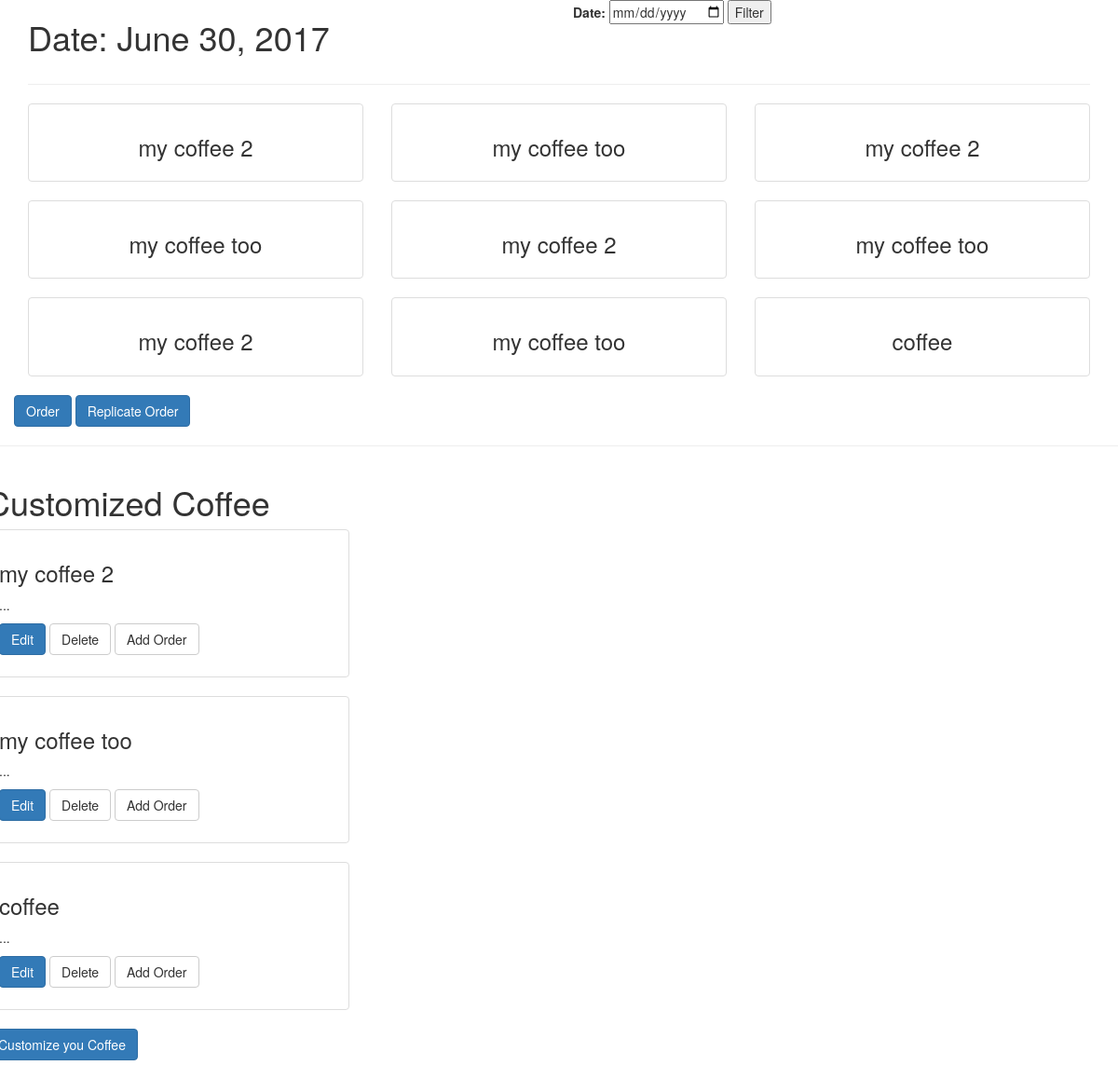
The app's page / (signed in) with its own data.
### mainapp/models.py (models this page shows, shortened)
class Order(models.Model):
    user=models.ForeignKey(User)
    coffee=models.ForeignKey(Coffee)
    date=models.DateField()

class Coffee(models.Model):
    user=models.ForeignKey(User)
    name=models.CharField(max_length=225)
    bean=models.ForeignKey(Bean)
    syrup=models.ManyToManyField(Syrup, blank=True)
    powder=models.ManyToManyField(Powder, blank=True)
    roast=models.ForeignKey(Roast)
    espresso_shots=models.PositiveIntegerField(default=1)
    water=models.FloatField(default=0)
    steamed_milk=models.BooleanField(default=False)
    foam=models.FloatField(default=0)
    extra_instruction=models.TextField(blank=True)
    def __str__(self):
        return self.name

### mainapp/views.py (the view)
# urls.py: 2. Add a URL to urlpatterns:  url(r'^$', views.home, name='home')
def home(request):
    context={}
    if not request.user.is_authenticated():
        return redirect('/accounts/github/login')
    user=request.user
    context['user']=user
    if request.method=="POST":
        form =SearchForm(request.POST)
        if form.is_valid():
            context['form']=form
            date=form.cleaned_data['date']
            context['today']=date
            order_list=Order.objects.filter(user=user, date=date)
            context['order_list']=order_list
    else:
        form =SearchForm()
        context['form']=form
        today=datetime.date.today()
        context['today']=today
        order_list=Order.objects.filter(user=user, date=today)
        context['order_list']=order_list
    coffee_list=Coffee.objects.filter(user=user)
    context['coffee_list']=coffee_list
    return render(request, 'home.html', context)

### mainapp/forms.py
class SearchForm(forms.Form):
    date=forms.DateField(widget= forms.DateInput(attrs={"type":'date'}))

### mainapp/templates/home.html (shortened to what this page needs)
{% extends 'base.html' %}
{% load static %}
{% load crispy_forms_tags %}
{% block content %}
<div class="row">
  <div class="col col-sm-6">
    <h1>Date: {{today}}</h1>
  </div>
  <div class="col col-sm-6">
    <form class="" action="{% url 'home' %}" method="POST">
      {{form}}
      <input type="submit" name="" value="Filter" />
    </form>
  </div>
</div>
<hr />
<div class="row">
  {% if order_list %}
      {% for order in order_list %}
            <div class="col col-sm-6 col-md-4">
                <div class="thumbnail">
                    <div class="caption">
                        <h3 class="text-center">{{order.coffee}}</h3>
                    </div>
                </div>
            </div>
      {% endfor %}
    {% else %}
      <h3 style="color:red" >No Result..</h3>
    {% endif%}
    </div>
    <div class="row">
        <a href="{% url 'send_order_email' today.year today.month today.day %}" ><div class="btn btn-primary">Order</div></a>
        <a href="{% url 'replicate_order' today.year today.month today.day %}" ><div class="btn btn-primary">Replicate Order</div></a>
        </div>
    </div>
<hr />
<div class="row">
  <h1>Customized Coffee</h1>
  {% for coffee in coffee_list %}
      <div class="row">
        <div class="col col-sm-6 col-md-4">
          <div class="thumbnail">
                <div class="caption">
                  <h3>{{coffee}}</h3>
                  <p>...</p>
                  <p>
                    <a href="{% url 'editcoffee' coffee_id=coffee.id %}" class="btn btn-primary" role="button">Edit</a>
                    <a href="{% url 'deletecoffee' coffee_id=coffee.id %}" class="btn btn-default" role="button">Delete</a>
                    <a href="{% url 'createorder' coffee_id=coffee.id %}" class="btn btn-default" role="button">Add Order</a>
                  </p>
                </div>
              </div>
        </div>
    </div>
  {% endfor %}
  <a href="{% url 'createcoffee' %}" class="btn btn-primary" role="button">Customize you Coffee</a>
  <br /><br />
</div>
{% endblock %}

### records on screen
Order: coffee "my coffee 2"
Order: coffee "my coffee too"
Order: coffee "my coffee 2"
Order: coffee "my coffee too"
Order: coffee "my coffee 2"
Order: coffee "my coffee too"
Order: coffee "my coffee 2"
Order: coffee "my coffee too"
Order: coffee "coffee"
Coffee: name "my coffee 2"
Coffee: name "my coffee too"
Coffee: name "coffee"
